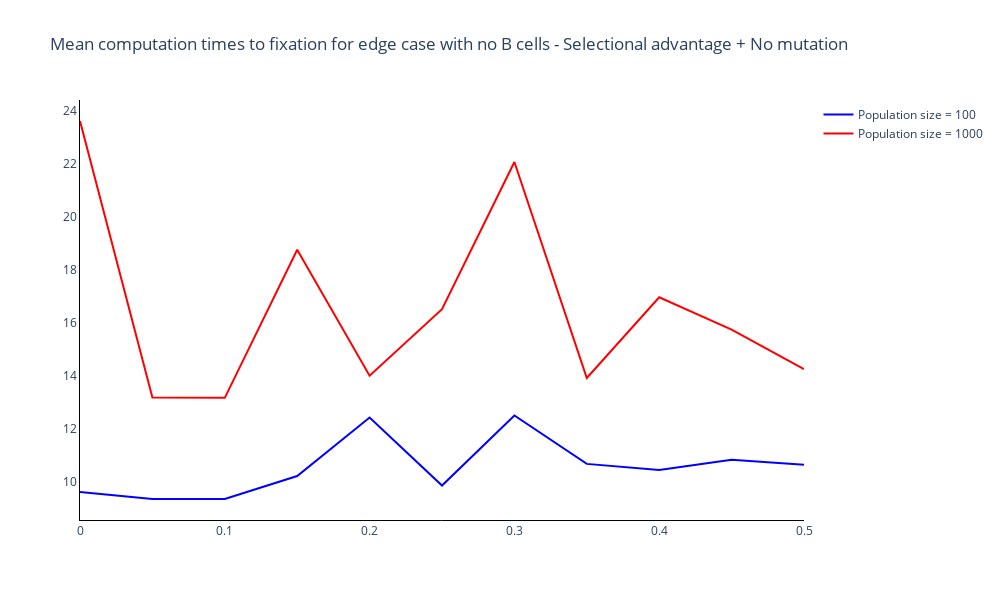

Write notebook code for a chart like this one.
### Markdown cell above
### Plot mean computation times to fixation

### Code cell
# Trace names - represent the transition probabilities used for the simulation
trace_name = ['Population size = {}'.format(N) for N in small_N]

fig = go.Figure()

# Add traces of the transition probabilities
for n, _ in enumerate(small_N):
    fig.add_trace(
        go.Scatter(
            y = mean_computation_time[:, n],
            x = choices_s,
            mode = 'lines',
            name = trace_name[n],
            line_color = colours[n]
        )
    )

fig.update_layout(
    title='Mean computation times to fixation for edge case with no B cells - Selectional advantage + No mutation',
    width=1000, 
    height=600,
    plot_bgcolor='white',
    xaxis=dict(linecolor='black'),
    yaxis=dict(linecolor='black'),
    )

### Figure 1 — Plotly figure (JSON) as saved in the notebook; plotly's stock layout.template omitted (floating-point values rounded to 4 significant figures)
{"data": [{"line": {"color": "blue"}, "mode": "lines", "name": "Population size = 100", "type": "scatter", "x": [0, 0.05, 0.1, 0.15, 0.2, 0.25, 0.3, 0.35, 0.4, 0.45, 0.5], "y": [9.593, 9.335, 9.331, 10.2, 12.41, 9.839, 12.49, 10.66, 10.43, 10.82, 10.63]}, {"line": {"color": "red"}, "mode": "lines", "name": "Population size = 1000", "type": "scatter", "x": [0, 0.05, 0.1, 0.15, 0.2, 0.25, 0.3, 0.35, 0.4, 0.45, 0.5], "y": [23.62, 13.17, 13.16, 18.75, 13.99, 16.51, 22.07, 13.91, 16.96, 15.73, 14.24]}], "layout": {"height": 600, "plot_bgcolor": "white", "title": {"text": "Mean computation times to fixation for edge case with no B cells - Selectional advantage + No mutation"}, "width": 1000, "xaxis": {"linecolor": "black"}, "yaxis": {"linecolor": "black"}}}
